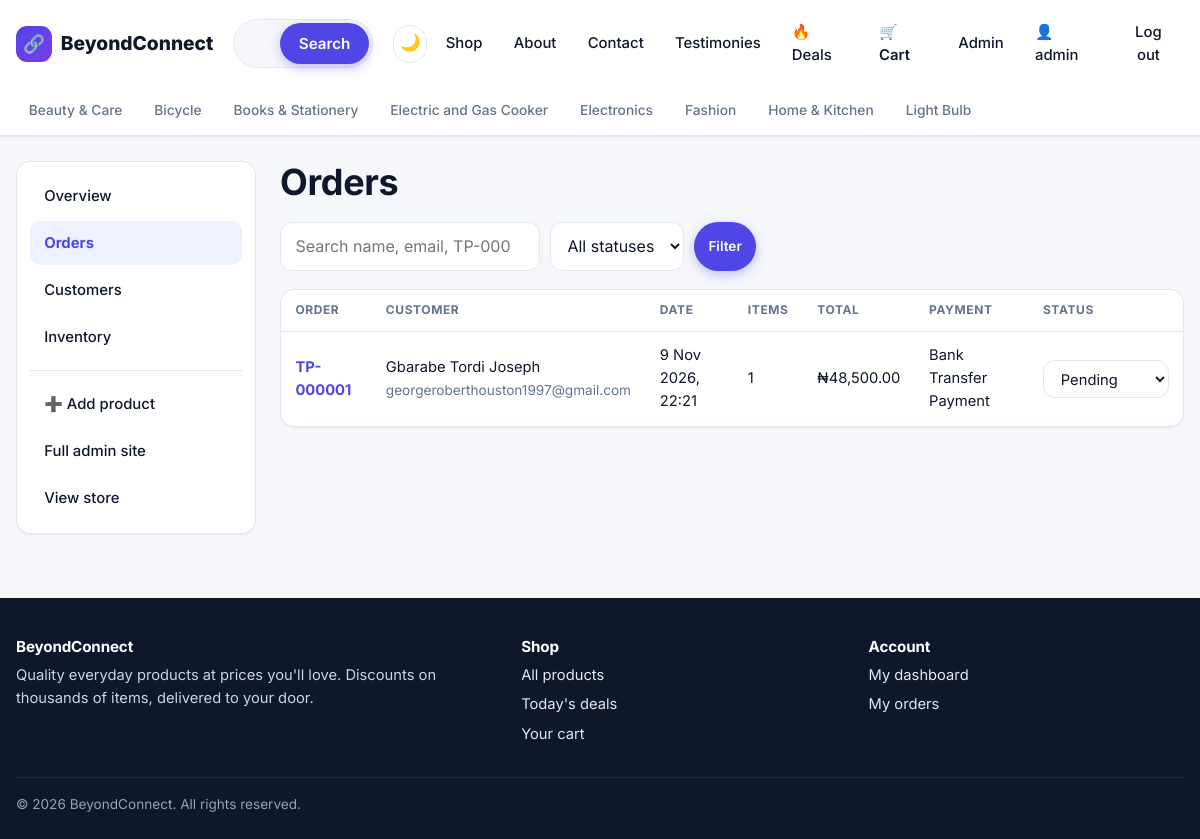
The app's page /manage/orders/ (signed in), older data.
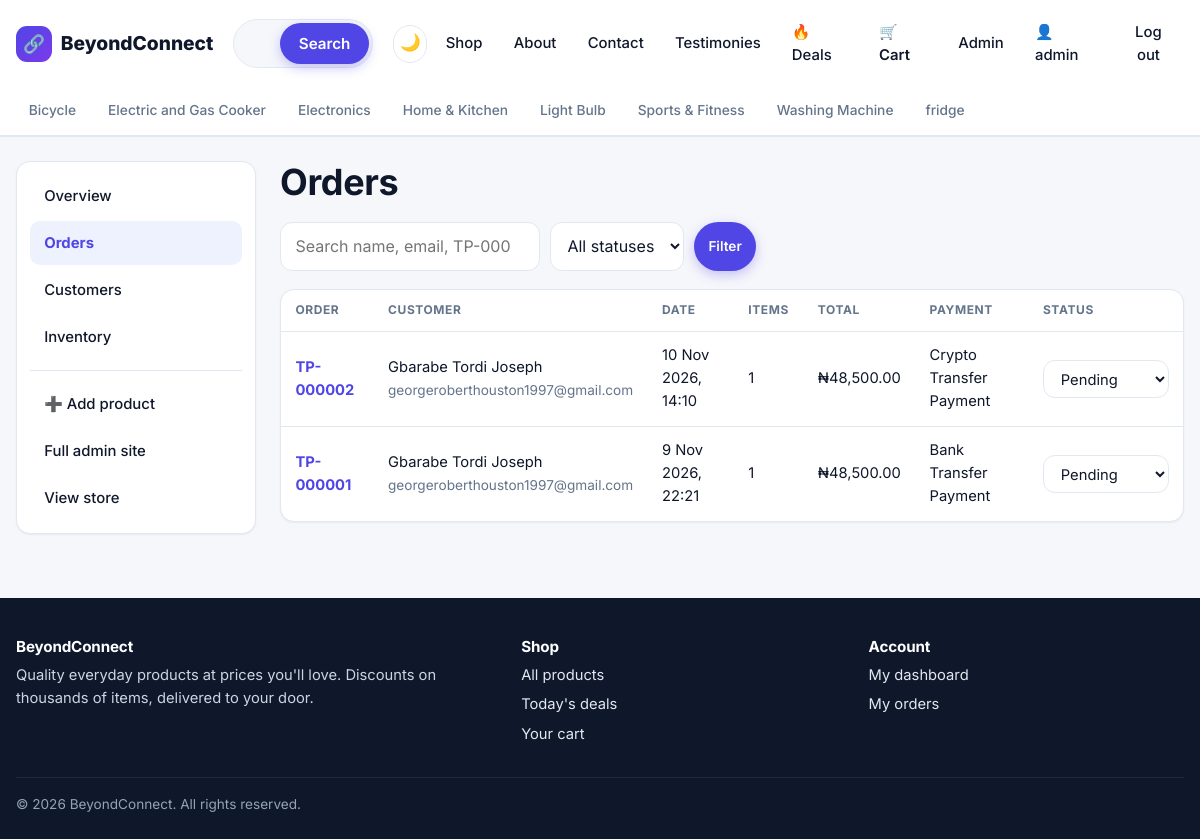
The same page, newer data.
### store/models.py (models this page shows, shortened)
class Category(models.Model):
    name = models.CharField(max_length=100, unique=True)
    slug = models.SlugField(max_length=110, unique=True, blank=True)
    icon = models.CharField(max_length=8, blank=True, default="🛍️", help_text="An emoji shown on category chips.")
    description = models.TextField(blank=True)
    class Meta:
        ordering = ["name"]
        verbose_name_plural = "categories"
    def get_absolute_url(self):
        return reverse("store:category", args=[self.slug])

class Order(models.Model):
    PENDING, PROCESSING, SHIPPED, DELIVERED, CANCELLED = "pending", "processing", "shipped", "delivered", "cancelled"
    STATUS_CHOICES = [
        (PENDING, "Pending"),
        (PROCESSING, "Processing"),
        (SHIPPED, "Shipped"),
        (DELIVERED, "Delivered"),
        (CANCELLED, "Cancelled"),
    ]
    COD, TRANSFER = "cod", "transfer"
    PAYMENT_CHOICES = [
        (COD, "Crypto Transfer Payment"),
        (TRANSFER, "Bank Transfer Payment"),
    ]
    user = models.ForeignKey(
        settings.AUTH_USER_MODEL, null=True, blank=True, on_delete=models.SET_NULL, related_name="orders"
    )
    full_name = models.CharField(max_length=150)
    email = models.EmailField()
    phone = models.CharField(max_length=30)
    address = models.CharField(max_length=255)
    city = models.CharField(max_length=100)
    notes = models.TextField(blank=True)
    payment_method = models.CharField(max_length=20, choices=PAYMENT_CHOICES, default=COD)
    status = models.CharField(max_length=20, choices=STATUS_CHOICES, default=PENDING)
    subtotal = models.DecimalField(max_digits=12, decimal_places=2, default=0)
    shipping_fee = models.DecimalField(max_digits=10, decimal_places=2, default=0)
    total = models.DecimalField(max_digits=12, decimal_places=2, default=0)
    created_at = models.DateTimeField(auto_now_add=True)
    updated_at = models.DateTimeField(auto_now=True)
    class Meta:
        ordering = ["-created_at"]
    @property
    def reference(self):
        return f"TP-{self.pk:06d}" if self.pk else "TP-new"
    @property
    def item_count(self):
        return sum(item.quantity for item in self.items.all())

class OrderItem(models.Model):
    order = models.ForeignKey(Order, on_delete=models.CASCADE, related_name="items")
    product = models.ForeignKey(Product, null=True, blank=True, on_delete=models.SET_NULL, related_name="order_items")
    product_name = models.CharField(max_length=200)
    unit_price = models.DecimalField(max_digits=10, decimal_places=2, help_text="Discounted price at the time of purchase.")
    quantity = models.PositiveIntegerField(default=1)

### dashboard/views.py (the view)
# urls.py: path("orders/", views.order_list, name="order_list"),
@staff_required
def orders(request):
    status = request.GET.get("status", "")
    query = request.GET.get("q", "").strip()
    qs = Order.objects.select_related("user").prefetch_related("items")
    if status in dict(Order.STATUS_CHOICES):
        qs = qs.filter(status=status)
    if query:
        cond = Q(full_name__icontains=query) | Q(email__icontains=query) | Q(user__username__icontains=query)
        digits = query.upper().replace("TP-", "").lstrip("0")
        if digits.isdigit():
            cond |= Q(pk=int(digits))
        qs = qs.filter(cond)
    page = Paginator(qs, 20).get_page(request.GET.get("page"))
    context = {
        "page_obj": page,
        "status": status,
        "query": query,
        "status_choices": Order.STATUS_CHOICES,
        "section": "orders",
    }
    return render(request, "dashboard/orders.html", context)

### dashboard/views.py (called while the page is built)
def staff_required(view_func):
    @wraps(view_func)
    def wrapper(request, *args, **kwargs):
        if not request.user.is_authenticated:
            return redirect_to_login(request.get_full_path(), settings.LOGIN_URL)
        if not request.user.is_staff:
            raise PermissionDenied
        return view_func(request, *args, **kwargs)
    return wrapper

### store/cart.py (called while the page is built)
    def __len__(self):
        return sum(self.items.values())

### store/context_processors.py (called while the page is built)
def site(request):
    return {
        "SITE_NAME": settings.SITE_NAME,
        "CURRENCY": settings.CURRENCY_SYMBOL,
        "FREE_SHIPPING": Decimal(str(settings.FREE_SHIPPING_THRESHOLD)),
        "cart_count": len(Cart(request)),
        "nav_categories": Category.objects.all()[:8],
    }

### store/templatetags/store_extras.py (called while the page is built)
@register.filter
def money(value):
    try:
        amount = Decimal(value)
    except (InvalidOperation, TypeError, ValueError):
        return value
    return f"{settings.CURRENCY_SYMBOL}{amount:,.2f}"

### templates/dashboard/orders.html (shortened to what this page needs)
{% extends "base.html" %}
{% load store_extras %}
{% block content %}
<div class="dash-grid">
  {% include "dashboard/_side_nav.html" %}
  <div>
    <h1>Orders</h1>
    <form method="get" class="toolbar">
      <div style="display:flex;gap:.6rem;flex-wrap:wrap">
        <input class="input" style="width:260px" type="search" name="q" value="{{ query }}" placeholder="Search name, email, TP-000123…">
        <select name="status" class="select" onchange="this.form.submit()">
          <option value="">All statuses</option>
        </select>
        <button class="btn btn-primary btn-sm" type="submit">Filter</button>
      </div>
    </form>
    <div class="card">
      <div class="table-wrap">
        <table class="table">
          <thead><tr><th>Order</th><th>Customer</th><th>Date</th><th>Items</th><th>Total</th><th>Payment</th><th>Status</th></tr></thead>
          <tbody>
          {% for order in page_obj %}
            <tr>
              <td><a href="{% url 'dashboard:order_detail' order.pk %}"><strong>{{ order.reference }}</strong></a></td>
              <td>{{ order.full_name }}<br><span class="muted small">{{ order.email }}</span></td>
              <td>{{ order.created_at|date:"j M Y, H:i" }}</td>
              <td>{{ order.item_count }}</td>
              <td>{{ order.total|money }}</td>
              <td>{{ order.get_payment_method_display }}</td>
              <td>
                {% if order.status == 'cancelled' %}
                  <span class="status status-cancelled">Cancelled</span>
                {% else %}
                  <form action="{% url 'dashboard:order_status' order.pk %}" method="post" class="inline-form">
                    <select name="status" class="select" onchange="this.form.submit()" aria-label="Order status">
                      {% for value, label in status_choices %}<option value="{{ value }}" {% if order.status == value %}selected{% endif %}>{{ label }}</option>{% endfor %}
                    </select>
                  </form>
                {% endif %}
              </td>
            </tr>
          {% empty %}
            <tr><td colspan="7" class="center muted" style="padding:2rem">No orders match your filters.</td></tr>
          {% endfor %}
          </tbody>
        </table>
      </div>
    </div>
  </div>
</div>
{% endblock %}

### templates/base.html (shortened to what this page needs)
{% load static %}<!DOCTYPE html>
<html lang="en">
<head>
  <link rel="stylesheet" href="{% static 'css/style.css' %}">
</head>
<body>
  <header class="site-header">
    <div class="container header-row">
      <a href="{% url 'store:home' %}" class="brand"><span class="brand-mark">🔗</span>{{ SITE_NAME }}</a>
      <form class="search-form" action="{% url 'store:search' %}" method="get" role="search" autocomplete="off">
        <button class="btn btn-primary" type="submit">Search</button>
      </form>
      <nav class="nav" data-nav>
        <button type="button" class="theme-toggle" data-theme-toggle aria-label="Switch to dark mode" title="Switch light / dark mode">🌙</button>
        <a href="{% url 'store:product_list' %}">Shop</a>
        <a href="{% url 'store:about' %}">About</a>
        <a href="{% url 'store:contact' %}">Contact</a>
        <a href="{% url 'store:testimonials' %}">Testimonies</a>
        <a href="{% url 'store:product_list' %}?deals=1&sort=discount">🔥 Deals</a>
        <a href="{% url 'store:cart' %}" class="cart-link">🛒 Cart{% if cart_count %}<span class="cart-count">{{ cart_count }}</span>{% endif %}</a>
        {% if user.is_authenticated %}
          {% if user.is_staff %}<a href="{% url 'dashboard:home' %}">Admin</a>{% endif %}
          <a href="{% url 'accounts:dashboard' %}">👤 {{ user.first_name|default:user.username }}</a>
          <form action="{% url 'accounts:logout' %}" method="post">{% csrf_token %}<button type="submit" class="link-button">Log out</button></form>
        {% else %}
          <a href="{% url 'accounts:login' %}">Log in</a>
          <a href="{% url 'accounts:signup' %}" class="btn btn-primary btn-sm">Sign up</a>
        {% endif %}
      </nav>
    </div>
    {% if nav_categories %}
    <div class="category-bar">
      <div class="container">
        {% for c in nav_categories %}<a href="{{ c.get_absolute_url }}">{{ c.icon }} {{ c.name }}</a>{% endfor %}
      </div>
    </div>
    {% endif %}
  </header>
  <main>
    <div class="container">
      {% block content %}{% endblock %}
    </div>
  </main>
  <footer class="site-footer">
    <div class="container">
      <div class="footer-grid">
        <div>
          <h4>{{ SITE_NAME }}</h4>
          <p>Quality everyday products at prices you'll love. Discounts on thousands of items, delivered to your door.</p>
        </div>
        <div>
          <h4>Shop</h4>
          <ul>
            <li><a href="{% url 'store:product_list' %}">All products</a></li>
            <li><a href="{% url 'store:product_list' %}?deals=1&sort=discount">Today's deals</a></li>
            <li><a href="{% url 'store:cart' %}">Your cart</a></li>
          </ul>
        </div>
        <div>
          <h4>Account</h4>
          <ul>
            {% if user.is_authenticated %}
              <li><a href="{% url 'accounts:dashboard' %}">My dashboard</a></li>
              <li><a href="{% url 'accounts:order_list' %}">My orders</a></li>
            {% else %}
              <li><a href="{% url 'accounts:login' %}">Log in</a></li>
              <li><a href="{% url 'accounts:signup' %}">Create account</a></li>
            {% endif %}
          </ul>
        </div>
      </div>
      <div class="copyright">© {% now "Y" %} {{ SITE_NAME }}. All rights reserved.</div>
    </div>
  </footer>
</body>
</html>

Row changes from the older to the newer data that the page shows:
removed Category: name "Beauty & Care"
removed Category: name "Books & Stationery"
removed Category: name "Fashion"
now on this page (row unchanged): Category: name "Sports & Fitness"
now on this page (row unchanged): Category: name "Washing Machine"
now on this page (row unchanged): Category: name "fridge"
added Order: reference "TP-000002", full_name "Gbarabe Tordi Joseph", email "georgeroberthouston1997@gmail.com", created_at "10 Nov 2026, 14:10", item_count "1", total "₦48,500.00", payment_method "Crypto Transfer Payment", status "Pending"
